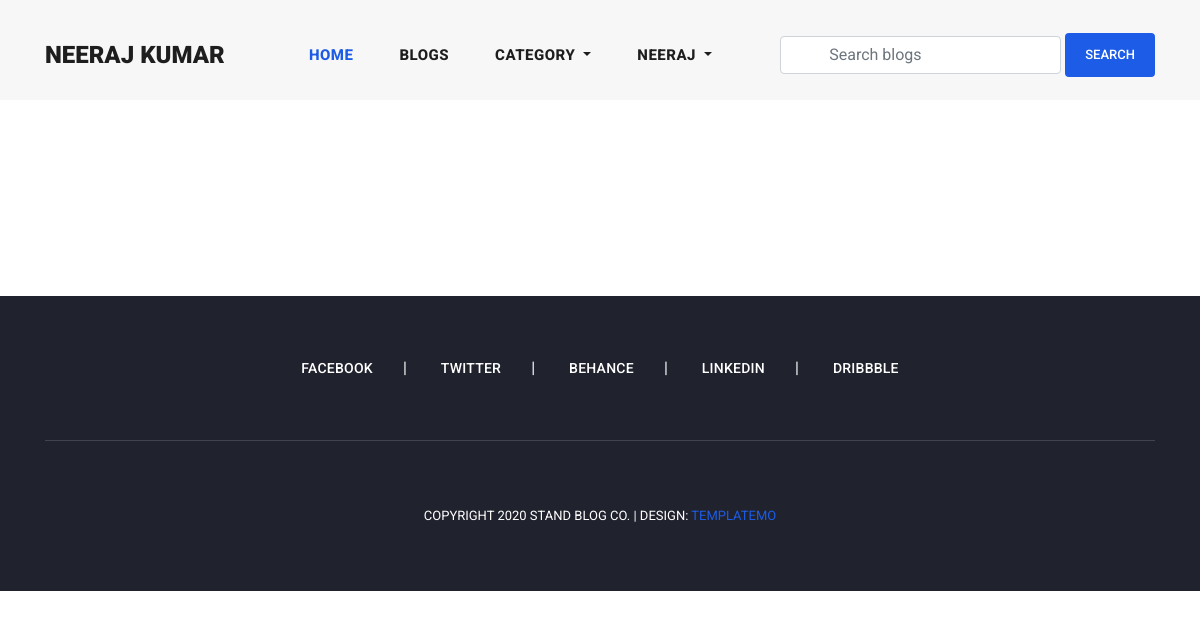
The app's page /user_notifications/ (signed in), older data.
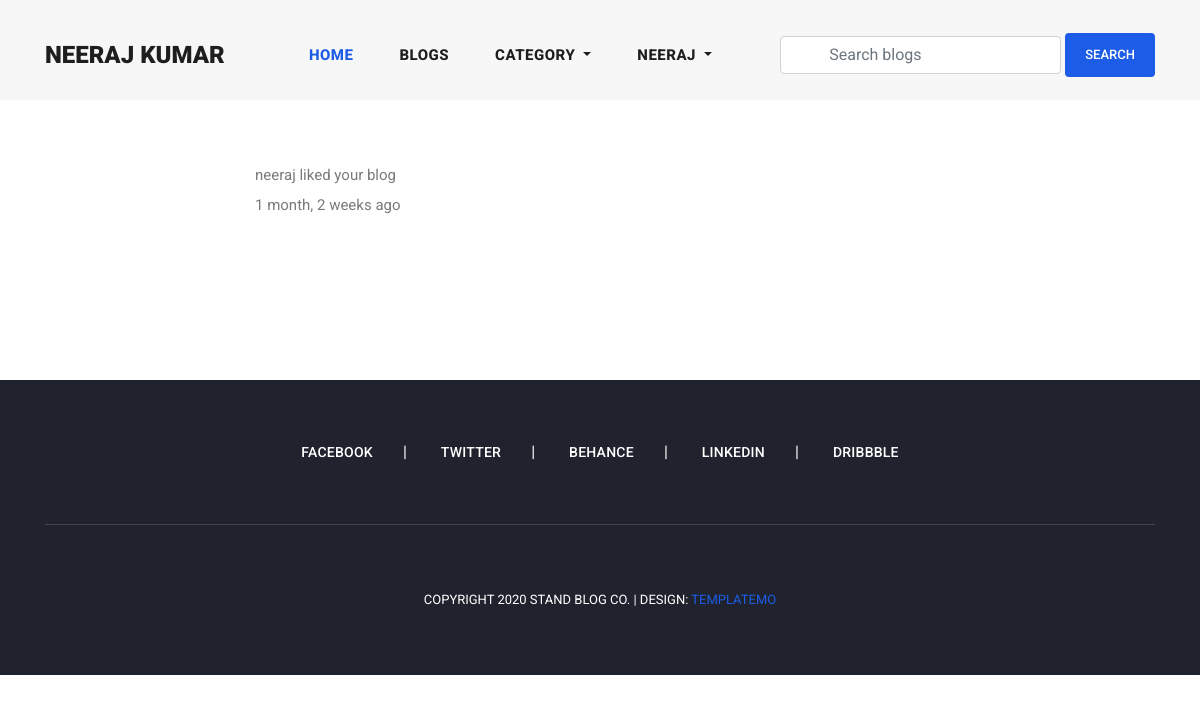
The same page, newer data.
### user_profile/models.py (models this page shows, shortened)
class User(AbstractUser):
    email = models.EmailField(
        max_length=150,
        unique=True,
        error_messages={
            "unique": "The email must be unique"
        }
    )
    profile_image = models.ImageField(
        null=True,
        blank=True,
        upload_to="profile_images"
    )
    followers = models.ManyToManyField("Follow")
    REQUIRED_FIELDS = ["email"]
    objects = CustomUserManager()

### notification/models.py (models this page shows, shortened)
class Notificaiton(models.Model):
    NOTIFICATION_TYPES = ("Blog", "Like", "Follow")
    content_type = models.ForeignKey(
        ContentType,
        on_delete=models.CASCADE
    )
    object_id = models.BigIntegerField()
    content_object = GenericForeignKey('content_type', 'object_id')
    user = models.ForeignKey(
        User,
        related_name='user_notifications',
        on_delete=models.CASCADE
    )
    text = models.CharField(max_length=150)
    is_seen = models.BooleanField(default=False)
    notification_types = models.CharField(
        max_length=20,
        choices=list(zip(NOTIFICATION_TYPES, NOTIFICATION_TYPES))
    )
    created_date = models.DateTimeField(auto_now_add=True)

### user_profile/views.py (the view)
# urls.py: path('user_notifications/', user_notifications, name='user_notifications'),
@login_required(login_url='login')
def user_notifications(request):
    notifications = Notificaiton.objects.filter(
        user=request.user,
        is_seen=False
    )
    for notification in notifications:
        notification.is_seen = True
        notification.save()
    return render(request, 'notifications.html')

### blog/context_processors.py (called while the page is built)
def get_all_categories(request):
    categories = Category.objects.all()
    context = {
        "categories": categories
    }
    return context

### user_profile/context_processors.py (called while the page is built)
def user_notifications(request):
    context = {}
    if request.user.is_authenticated:
        notifications = Notificaiton.objects.filter(
            user=request.user
        ).order_by('-created_date')
        unseen = notifications.exclude(is_seen=True)
        context['notifications'] = notifications
        context['unseen'] = unseen.count()
    return context

### templates/notifications.html (shortened to what this page needs)
{% extends 'base.html' %}
{% load static %}
{% block content %}
<section class="notifications">
    <div class="container">
        <div class="row justify-content-center py-5">
            {% if notifications %}
            <div class="col-md-8">
                <ul class="list-group list-group-flush">
                    {% for notification in notifications %}
                    {% if notification.content_object %}
                    <li class="list-group-item">
                        {% if notification.notification_types == 'Blog' or  notification.notification_types == 'Like'%}
                        <a class="text-decoration-none text-dark" href="{% url 'blog_details' notification.content_object.slug %}">
                            <p>{{notification.text}}</p>
                            <p>{{notification.created_date|timesince}} ago</p>
                        </a>
                        {% else %}
                        <a class="text-decoration-none text-dark" href="{% url 'view_user_information' notification.content_object.followed_by.username %}">
                            <p>{{notification.text}}</p>
                            <p>{{notification.created_date|timesince}} ago</p>
                        </a>
                        {% endif %}
                    </li>
                    {% endif %}
                    {% endfor %}
                </ul>
            </div>
            {% endif %}
        </div>
    </div>
</section>
{% endblock content %}

### templates/base.html (shortened to what this page needs)
<!DOCTYPE html>
<html lang="en">
  <head>
      {% load static %}
    <link href="{% static 'vendor/bootstrap/css/bootstrap.min.css' %}" rel="stylesheet">
    <link rel="stylesheet" href="{% static 'css/fontawesome.css' %}">
    <link rel="stylesheet" href="{% static 'css/templatemo-stand-blog.css' %}">
    <link rel="stylesheet" href="{% static 'css/owl.css' %}">
    <link rel="stylesheet" href="{% static 'css/main.css' %}">
</head>
<body>
    {% include 'header.html' %}
    {% block content %}
    {% endblock content %}
    {% include 'footer.html' %}
</body>
</html>

### templates/header.html (shortened to what this page needs)
 <header class="">
    <nav class="navbar navbar-expand-lg">
      <div class="container">
        <a class="navbar-brand" href="{% url 'home' %}"><h2>Neeraj Kumar<em></em></h2></a>
        <div class="collapse navbar-collapse" id="navbarResponsive">
          <ul class="navbar-nav ml-auto">
            <li class="nav-item active">
              <a class="nav-link" href="{% url 'home' %}">Home
              </a>
            </li>
            <li class="nav-item">
              <a class="nav-link" href="{% url 'blogs' %}">Blogs</a>
            </li>
            <li class="nav-item dropdown">
              <a class="nav-link dropdown-toggle" href="#" id="navbarDropdown" role="button" data-toggle="dropdown" aria-haspopup="true" aria-expanded="false">
                Category
              </a>
            </li>
            {% if request.user.is_authenticated %}
            <li class="nav-item dropdown">
              <a class="nav-link dropdown-toggle" href="#" id="navbarDropdown" role="button" data-toggle="dropdown" aria-haspopup="true" aria-expanded="false">
                {{request.user.username}}
              </a>
            </li>
            {% else %}
            <li class="nav-item">
              <a class="nav-link" href="{% url 'login' %}">Login</a>
            </li>
            {% endif %}
          </ul>
          <form class="form-inline d-flex flex-nowrap my-2 ml-auto search-form" action="{% url 'search_blogs' %}" method="GET">
            <input class="form-control px-5" name="search" type="text" placeholder="Search blogs" required>
            <button class="btn btn-primary ml-1">Search</button>
          </form>
        </div>
      </div>
    </nav>
  </header>

### templates/footer.html
<footer>
    <div class="container">
      <div class="row">
        <div class="col-lg-12">
          <ul class="social-icons">
            <li><a href="#">Facebook</a></li>
            <li><a href="#">Twitter</a></li>
            <li><a href="#">Behance</a></li>
            <li><a href="#">Linkedin</a></li>
            <li><a href="#">Dribbble</a></li>
          </ul>
        </div>
        <div class="col-lg-12">
          <div class="copyright-text">
            <p>Copyright 2020 Stand Blog Co.
               | Design: <a rel="nofollow" href="https://templatemo.com" target="_parent">TemplateMo</a></p>
          </div>
        </div>
      </div>
    </div>
  </footer>

### templates/scripts.html (shortened to what this page needs)
{% load static %}

### assets/css/templatemo-stand-blog.css (style rules this page uses)
body { font-family: 'Roboto', sans-serif; overflow-x: hidden; text-rendering: optimizeLegibility; -webkit-font-smoothing: antialiased; -moz-osx-font-smoothing: grayscale; }
p { margin-bottom: 0px; font-size: 15px; font-weight: 400; color: #7a7a7a; line-height: 30px; }
a { text-decoration: none!important; }
ul { padding: 0; margin: 0; list-style: none; }
h1,h2,h3,h4,h5,h6 { margin: 0px; }
header { z-index: 99999; width: 100%; height: 100px; background-color: #f7f7f7; -webkit-transition: all 0.3s ease-in-out 0s; -moz-transition: all 0.3s ease-in-out 0s; -o-transition: all 0.3s ease-in-out 0s; transition: all 0.3s ease-in-out 0s; }
header .navbar { padding: 25px 0px; }
.navbar .navbar-brand { float: left; margin-top: -12px; outline: none; }
.navbar .navbar-brand h2 { color: #1e1e1e; text-transform: uppercase; font-size: 24px; font-weight: 900; -webkit-transition: all .3s ease 0s; -moz-transition: all .3s ease 0s; -o-transition: all .3s ease 0s; transition: all .3s ease 0s; }
#navbarResponsive { z-index: 999; }
.navbar-collapse { text-align: center; }
.navbar .navbar-nav .nav-item { margin: 0px 15px; }
.navbar .navbar-nav a.nav-link { text-transform: capitalize; font-size: 15px; font-weight: 800; text-transform: uppercase; letter-spacing: 0.5px; color: #1e1e1e; transition: all 0.3s; }
.navbar .navbar-nav .nav-link:hover, .navbar .navbar-nav .active>.nav-link, .navbar .navbar-nav .nav-link.active, .navbar .navbar-nav .nav-link.show, .navbar .navbar-nav .show>.nav-link { color: #1c5ce6; }
footer { margin-top: 100px; text-align: center; background-color: #20232e; padding: 60px 0px; }
footer ul.social-icons { padding-bottom: 60px; margin-bottom: 60px; border-bottom: 1px solid rgba(250,250,250,0.15); }
footer ul.social-icons li { display: inline-block; margin-right: 30px; }
footer ul.social-icons li:after { content: "|"; color: #fff; margin-left: 30px; }
footer ul.social-icons li:last-child { margin-right: 0px; }
footer ul.social-icons li:last-child::after { display: none; }
footer ul.social-icons li a { font-size: 14px; text-transform: uppercase; color: #fff; font-weight: 500; letter-spacing: 0.25px; transition: all .3s; }
footer p { font-size: 13px; text-transform: uppercase; color: #fff; }
footer p a { color: #1c5ce6; }

### assets/css/main.css (style rules this page uses)
.btn-primary { display: inline-block; background-color: #1c5ce6; color: #fff; font-size: 13px; font-weight: 500; padding: 12px 20px; text-transform: uppercase; transition: all .3s; border: none; outline: none; }
input, textarea { text-transform: none !important; }

Row changes from the older to the newer data that the page shows:
added Notificaiton: text "neeraj liked your blog", created_date "1 month, 2 weeks"
